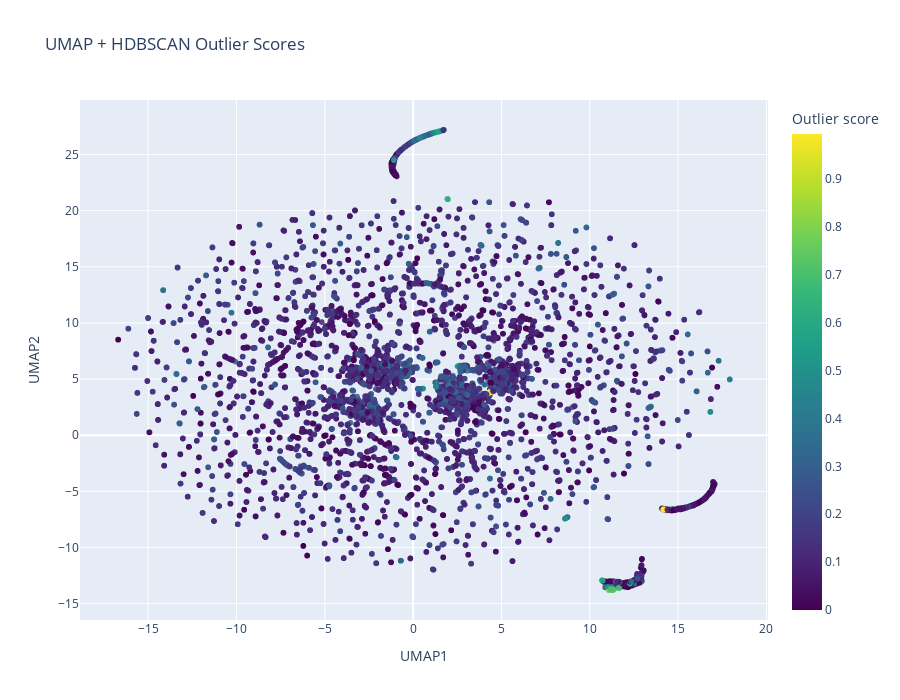

Write notebook code for a chart like this one.
### Code cell
# -----------------------------
# UMAP embedding
# -----------------------------
reducer = umap.UMAP(
    n_neighbors=30,
    min_dist=0.1,
    n_components=2,
    metric='euclidean',
    random_state=42
)

X_umap = reducer.fit_transform(X)

# Crear DataFrame de visualización
df_vis = pd.DataFrame({
    'UMAP1': X_umap[:, 0],
    'UMAP2': X_umap[:, 1],
    'outlier_score': outlier_scores,
    'is_attack': y
})

# Si quieres incluir otras columnas (ej. 'n_connections'), asegúrate de que existan en df
if 'n_connections' in df.columns:
    df_vis['n_connections'] = df['n_connections'].values

# Visualización con Plotly
fig = px.scatter(
    df_vis,
    x='UMAP1',
    y='UMAP2',
    color='outlier_score',
    color_continuous_scale='Viridis',
    hover_data=['is_attack', 'outlier_score'] + (['n_connections'] if 'n_connections' in df_vis.columns else []),
    title="UMAP + HDBSCAN Outlier Scores",
    width=900,
    height=700
)

fig.update_traces(marker=dict(size=6, opacity=0.85))
fig.update_layout(coloraxis_colorbar_title="Outlier score")

# Guardar figura
fig.write_image(
    "../reports/figures/umap_hdbscan_outlier_scores.png",
    width=1000,
    height=600,
    scale=2
)

fig.show()

### Figure 1 — Plotly figure (JSON) as saved in the notebook; plotly's stock layout.template omitted (floating-point values rounded to 4 significant figures; data arrays with more than 128 entries replaced by an {"elided": "..."} marker saying what was removed)
{"data": [{"customdata": {"elided": "24005x3 float values"}, "hovertemplate": "UMAP1=%{x}<br>UMAP2=%{y}<br>is_attack=%{customdata[0]}<br>outlier_score=%{marker.color}<br>n_connections=%{customdata[2]}<extra></extra>", "legendgroup": "", "marker": {"color": {"elided": "24005 float values"}, "coloraxis": "coloraxis", "opacity": 0.85, "size": 6, "symbol": "circle"}, "mode": "markers", "name": "", "showlegend": false, "type": "scattergl", "x": {"elided": "24005 float values"}, "xaxis": "x", "y": {"elided": "24005 float values"}, "yaxis": "y"}], "layout": {"coloraxis": {"colorbar": {"title": {"text": "Outlier score"}}, "colorscale": [[0, "#440154"], [0.1111, "#482878"], [0.2222, "#3e4989"], [0.3333, "#31688e"], [0.4444, "#26828e"], [0.5556, "#1f9e89"], [0.6667, "#35b779"], [0.7778, "#6ece58"], [0.8889, "#b5de2b"], [1, "#fde725"]]}, "height": 700, "legend": {"tracegroupgap": 0}, "title": {"text": "UMAP + HDBSCAN Outlier Scores"}, "width": 900, "xaxis": {"anchor": "y", "domain": [0, 1], "title": {"text": "UMAP1"}}, "yaxis": {"anchor": "x", "domain": [0, 1], "title": {"text": "UMAP2"}}}}
